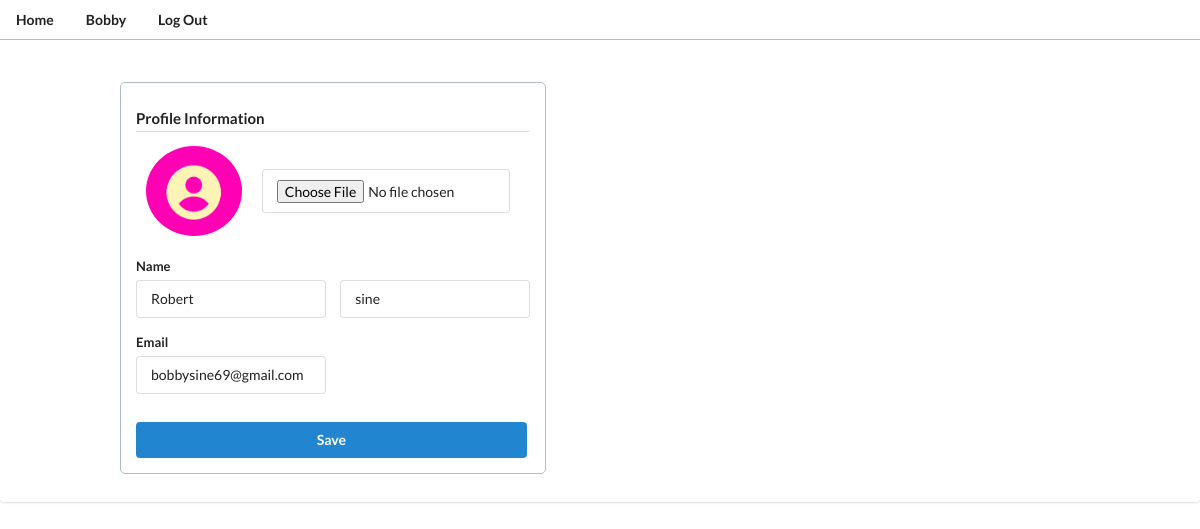
The app's page /profiles/edit/ (signed in) with its own data.
### profiles/models.py (models this page shows)
class Profile(models.Model):
    user           = models.OneToOneField(User, on_delete=models.CASCADE)
    role           = models.CharField(max_length=20, choices=PROFILE_TYPE_CHOICES)
    profilePicture = models.ImageField(default='userPlaceHolder.png', upload_to='ProfilePictures')
    firstName      = models.CharField(max_length=35, blank=True)
    lastName       = models.CharField(max_length=35, blank=True)
    email          = models.EmailField(max_length=90, blank=True)
    updated        = models.TimeField(auto_now=True)
    created        = models.TimeField(auto_now_add=True)
    def __str__(self):
        return f"{self.user.username}"

### profiles/views.py (the view)
# urls.py: path('edit/', views.editProfile, name='editProfile'),
@login_required
def editProfile(request):
    profile  = Profile.objects.get(user=request.user)
    form     = EditForm(request.POST or None, request.FILES or None, instance=profile)
    if request.method == 'POST':
        if form.is_valid():
            form.save()
            return redirect('profiles:profile')
    template = loader.get_template('profiles/editProfile.html')
    context = {
        'profile':profile,
        'form'   :form,
    }
    return HttpResponse(template.render(context, request))

### profiles/forms.py
class EditForm(forms.ModelForm):
    firstName = forms.CharField(required=False, widget=forms.TextInput(attrs={'placeholder' : 'First Name'}))
    lastName  = forms.CharField(required=False, widget=forms.TextInput(attrs={'placeholder' : 'Last Name'}))
    email     = forms.EmailField(required=False, widget=forms.TextInput(attrs={'placeholder' : 'Email',}))
    class Meta:
        model   = Profile
        fields  = ('profilePicture', 'firstName', 'lastName', 'email')
        widgets = {'profilePicture' : forms.FileInput(attrs={})}

### profiles/templates/profiles/editProfile.html (shortened to what this page needs)
<head>
    {% extends 'base.html' %}
    {% load static %}
{% block content %}
{% include 'events/navigationBar.html' %}
<div class="ui segment" id="profileEditParent">
  <form action="" method="POST" enctype="multipart/form-data" class="ui form" id="profileEditCard">
    <h4 class="ui dividing header">Profile Information</h4>
    <div class="field">
      <div id="profileEditCardChild">
        <img class="ui medium circular image" id="profileEditProfileIcon" src={{profile.profilePicture.url}}>
        <div class="field">{{form.profilePicture}}</div>
      </div>
      <label>Name</label>
      <div class="two fields">
        <div class="field">{{form.firstName}}</div>
        <div class="field">{{form.lastName}}</div>
      </div>
      <label>Email</label>
      <div class="two fields">
        <div class="field">{{form.email}}</div>
      </div>
    </div>
    <button class="ui primary button" type="submit">Save</button>
  </form>
</div>
{% endblock content %}

### events/templates/events/navigationBar.html (shortened to what this page needs)
<head>
  {% load static %}
</head>
{% block content %}
<div class="ui secondary pointing menu" id="navbarMainDiv">
  <a class="item" href="{% url 'events:home' %}"><b>Home</b></a>
  <a class="item" href="{% url 'profiles:profile' %}" ><b>{{profile.user}}</b></a>
  <a class="item" href="{% url 'login' %}"><b>Log Out</b></a>
</div>
{% endblock content %}

### staticFiles/style.css (style rules this page uses)
#navbarMainDiv { width: 100%; border-bottom: 1px solid #B0BEC5; }
#profileEditParent { display: flex; width: 100%; border: none; padding-left: 10%; }
#profileEditCard { display: flex; width: 40%; border-radius: 5px; flex-direction: column; border: 1px solid #B0BEC5; padding: 0px 15px 15px 15px; }
#profileEditCardChild { display: flex; padding: 0px; margin-bottom: 20px; align-items: center; }
#profileEditProfileIcon { display: flex; width: 30%; height: 30%; border-radius: 50%; margin-left: 10px; margin-right: 20px; }
#profileEditCardChild div { margin-right: 20px; }

### records on screen
Profile: user "Bobby", profilePicture (placeholder picture), firstName "Robert", lastName "sine", email "bobbysine69@gmail.com"
